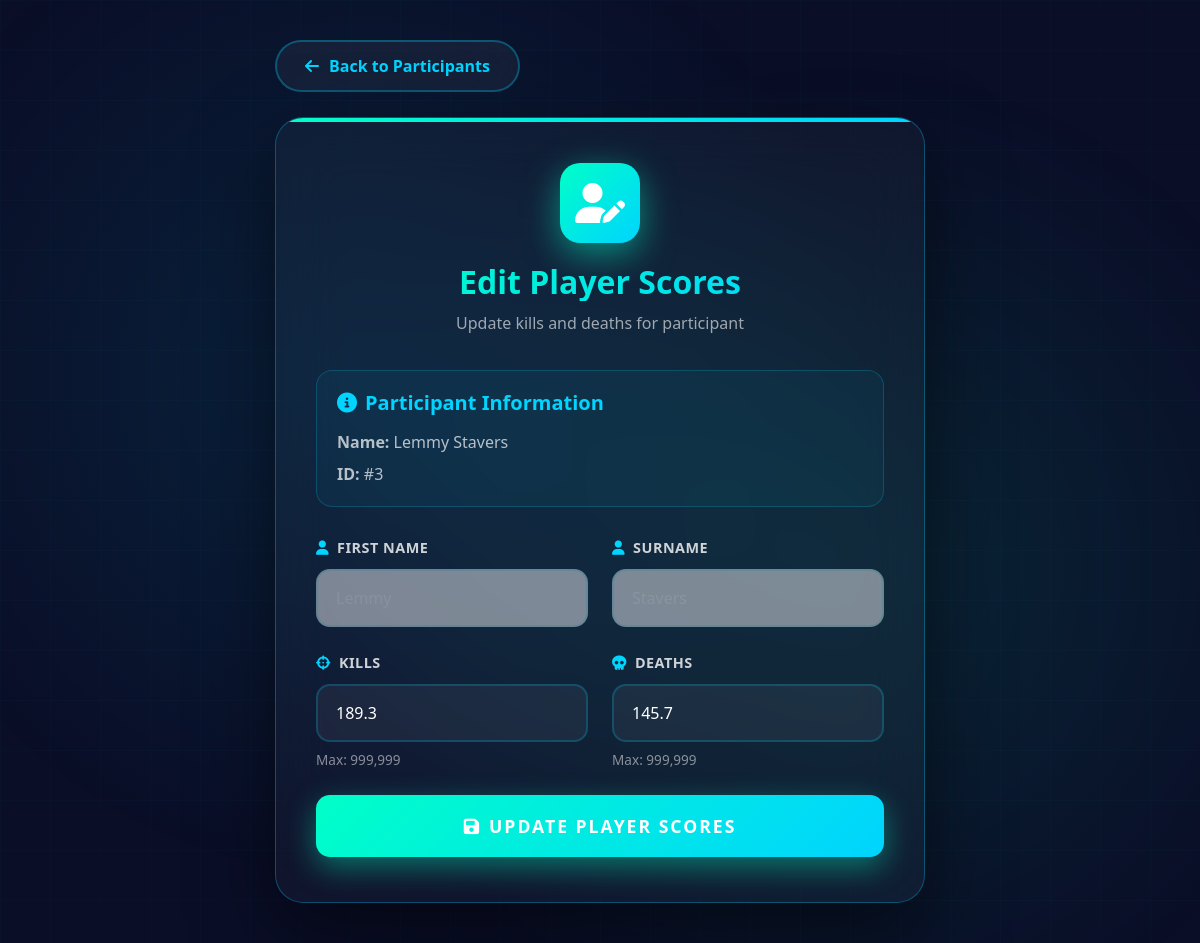
/edit_participant.php?id=3 (signed in), run on the app's committed database.
### tables this page shows
CREATE TABLE `participant` (
  `id` int(11) NOT NULL AUTO_INCREMENT,
  `firstname` varchar(50) NOT NULL,
  `surname` varchar(50) NOT NULL,
  `email` varchar(100) NOT NULL,
  `gamertag` varchar(50) DEFAULT NULL,
  `kills` float DEFAULT 0,
  `deaths` float DEFAULT 0,
  `assists` int(11) DEFAULT 0,
  `headshots` int(11) DEFAULT 0,
  `team_id` int(11) DEFAULT NULL,
  `rank` varchar(20) DEFAULT 'Unranked',
  `level` int(11) DEFAULT 1,
  `experience_points` int(11) DEFAULT 0,
  `profile_image` varchar(255) DEFAULT NULL,
  `country` varchar(50) DEFAULT 'UK',
  `date_of_birth` date DEFAULT NULL,
  `join_date` timestamp NOT NULL DEFAULT CURRENT_TIMESTAMP,
  `last_active` timestamp NULL DEFAULT NULL,
  `is_active` tinyint(1) DEFAULT 1,
  PRIMARY KEY (`id`),
  UNIQUE KEY `email` (`email`),
  UNIQUE KEY `gamertag` (`gamertag`),
  KEY `team_id` (`team_id`),
  KEY `idx_kills` (`kills`),
  KEY `idx_active` (`is_active`),
  CONSTRAINT `participant_ibfk_1` FOREIGN KEY (`team_id`) REFERENCES `team` (`id`) ON DELETE SET NULL ON UPDATE CASCADE
);

### edit_participant.php (the view, shortened to what this page needs)
<!DOCTYPE html>
<html lang="en">
<head>
    <link href="https://cdn.jsdelivr.net/npm/bootstrap@5.3.0/dist/css/bootstrap.min.css" rel="stylesheet">
    <link rel="stylesheet" href="https://cdnjs.cloudflare.com/ajax/libs/font-awesome/6.4.0/css/all.min.css">
</head>
<body>
    <div class="animated-bg"></div>
    <div class="grid-overlay"></div>
    <div class="edit-container">
        <a href="view_participants_edit_delete.php" class="btn-back">
            <i class="fas fa-arrow-left"></i>
            Back to Participants
        </a>
        <div class="edit-card">
            <?php
            include 'dbconnect.php';
            try {
                if($_SERVER['REQUEST_METHOD'] == 'POST') {
                    $conn = new PDO("mysql:host=$servername;dbname=$database", $username, $password);
                    $conn->setAttribute(PDO::ATTR_ERRMODE, PDO::ERRMODE_EXCEPTION);
                    $id = intval($_POST['id']);
                    $kills = floatval($_POST['kills']);
                    $deaths = floatval($_POST['deaths']);
                    if ($kills < 0 || $deaths < 0) {
                        throw new Exception("Kills and deaths must be non-negative numbers.");
                    }
                    if ($kills > 999999 || $deaths > 999999) {
                        throw new Exception("Kills and deaths cannot exceed 999,999.");
                    }
                    $sql = "UPDATE participant SET kills = :kills, deaths = :deaths WHERE id = :id";
                    $stmt = $conn->prepare($sql);
                    $stmt->bindParam(':kills', $kills);
                    $stmt->bindParam(':deaths', $deaths);
                    $stmt->bindParam(':id', $id);
                    $stmt->execute();
                    echo '<div class="success-message">
                            <i class="fas fa-check-circle"></i>
                            <div><strong>Success!</strong> Participant scores updated successfully.</div>
                          </div>';
                    $sql = "SELECT * FROM participant WHERE id = :id";
                    $stmt = $conn->prepare($sql);
                    $stmt->bindParam(':id', $id);
                    $stmt->execute();
                    $participant = $stmt->fetch(PDO::FETCH_ASSOC);
                } else {
                    $conn = new PDO("mysql:host=$servername;dbname=$database", $username, $password);
                    $conn->setAttribute(PDO::ATTR_ERRMODE, PDO::ERRMODE_EXCEPTION);
                    $id = intval($_GET['id']);
                    $sql = "SELECT * FROM participant WHERE id = :id";
                    $stmt = $conn->prepare($sql);
                    $stmt->bindParam(':id', $id);
                    $stmt->execute();
                    $participant = $stmt->fetch(PDO::FETCH_ASSOC);
                }
                $firstname = $participant['firstname'];
                $surname = $participant['surname'];
                $kills = $participant['kills'];
                $deaths = $participant['deaths'];
                $id = $participant['id'];
                ?>
                <div class="edit-header">
                    <div class="edit-icon">
                        <i class="fas fa-user-edit"></i>
                    </div>
                    <h2>Edit Player Scores</h2>
                    <p>Update kills and deaths for participant</p>
                </div>
                <div class="info-section">
                    <h5><i class="fas fa-info-circle me-2"></i>Participant Information</h5>
                    <p><strong>Name:</strong> <?php echo htmlspecialchars($firstname . ' ' . $surname); ?></p>
                    <p class="mb-0"><strong>ID:</strong> #<?php echo $id; ?></p>
                </div>
                <form action="edit_participant.php" method="POST">
                    <div class="row">
                        <div class="col-md-6">
                            <div class="form-group">
                                <label for="firstname" class="form-label">
                                    <i class="fas fa-user"></i>
                                    First Name
                                </label>
                                <input type="text" class="form-control" id="firstname" value="<?php echo htmlspecialchars($firstname); ?>" disabled>
                            </div>
                        </div>
                        <div class="col-md-6">
                            <div class="form-group">
                                <label for="surname" class="form-label">
                                    <i class="fas fa-user"></i>
                                    Surname
                                </label>
                                <input type="text" class="form-control" id="surname" value="<?php echo htmlspecialchars($surname); ?>" disabled>
                            </div>
                        </div>
                    </div>
                    <div class="row">
                        <div class="col-md-6">
                            <div class="form-group">
                                <label for="kills" class="form-label">
                                    <i class="fas fa-crosshairs"></i>
                                    Kills
                                </label>
                                <input type="number" class="form-control" id="kills" name="kills" value="<?php echo $kills; ?>" step="0.01" min="0" max="999999" required>
                                <small class="form-text">Max: 999,999</small>
                            </div>
                        </div>
                        <div class="col-md-6">
                            <div class="form-group">
                                <label for="deaths" class="form-label">
                                    <i class="fas fa-skull"></i>
                                    Deaths
                                </label>
                                <input type="number" class="form-control" id="deaths" name="deaths" value="<?php echo $deaths; ?>" step="0.01" min="0" max="999999" required>
                                <small class="form-text">Max: 999,999</small>
                            </div>
                        </div>
                    </div>
                    <button type="submit" class="btn-update">
                        <span><i class="fas fa-save me-2"></i>Update Player Scores</span>
                    </button>
                </form>
                <?php
            }
            catch(PDOException $e) {
                echo '<div class="alert alert-danger">
                        <i class="fas fa-exclamation-triangle me-2"></i>
                        Database Error: ' . $e->getMessage() . '
                      </div>';
            }
            catch(Exception $e) {
                echo '<div class="alert alert-danger">
                        <i class="fas fa-exclamation-triangle me-2"></i>
                        Error: ' . $e->getMessage() . '
                      </div>';
            }
            ?>
        </div>
    </div>
</body>
</html>

### edit_participant.php (style rules this page uses)
:root { --primary: #00d4ff; --secondary: #7b2ff7; --accent: #ff006e; --success: #00ffc8; --dark: #0a0e27; --light: #ffffff; --gradient-1: linear-gradient(135deg, #00d4ff 0%, #7b2ff7 100%); --gradient-3: linear-gradient(135deg, #00ffc8 0%, #00d4ff 100%); }
* { margin: 0; padding: 0; box-sizing: border-box; }
body { font-family: 'Segoe UI', system-ui, -apple-system, sans-serif; background: var(--dark); color: var(--light); min-height: 100vh; display: flex; align-items: center; justify-content: center; position: relative; padding: 40px 20px; }
.animated-bg { position: fixed; top: 0; left: 0; width: 100%; height: 100%; z-index: 0; background: radial-gradient(circle at 30% 40%, rgba(0, 212, 255, 0.1) 0%, transparent 50%), radial-gradient(circle at 70% 60%, rgba(0, 255, 200, 0.1) 0%, transparent 50%); }
.grid-overlay { position: fixed; top: 0; left: 0; width: 100%; height: 100%; background-image: linear-gradient(rgba(0, 212, 255, 0.02) 1px, transparent 1px), linear-gradient(90deg, rgba(0, 212, 255, 0.02) 1px, transparent 1px); background-size: 50px 50px; z-index: 0; }
.edit-container { position: relative; z-index: 10; max-width: 650px; width: 100%; animation: slideIn 0.6s ease-out; }
.btn-back { background: rgba(255, 255, 255, 0.05); backdrop-filter: blur(20px); border: 2px solid rgba(0, 212, 255, 0.3); color: var(--primary); padding: 12px 28px; border-radius: 50px; font-weight: 700; text-decoration: none; display: inline-flex; align-items: center; gap: 10px; transition: all 0.4s; margin-bottom: 25px; }
.edit-card { background: rgba(255, 255, 255, 0.03); backdrop-filter: blur(30px); border: 1px solid rgba(0, 212, 255, 0.3); border-radius: 28px; padding: 45px 40px; box-shadow: 0 30px 80px rgba(0, 0, 0, 0.5); position: relative; overflow: hidden; }
.edit-card::before { content: ''; position: absolute; top: 0; left: 0; width: 100%; height: 4px; background: var(--gradient-3); }
.edit-header { text-align: center; margin-bottom: 35px; }
.edit-icon { width: 80px; height: 80px; background: var(--gradient-3); border-radius: 20px; display: flex; align-items: center; justify-content: center; margin: 0 auto 20px; animation: icon-pulse 2s ease-in-out infinite; box-shadow: 0 10px 35px rgba(0, 255, 200, 0.5); }
.edit-icon i { font-size: 2.5rem; color: white; }
.edit-header h2 { font-size: 2rem; font-weight: 900; background: var(--gradient-3); -webkit-background-clip: text; -webkit-text-fill-color: transparent; background-clip: text; margin-bottom: 10px; }
.edit-header p { color: rgba(255, 255, 255, 0.6); }
.info-section { background: rgba(0, 212, 255, 0.05); border: 1px solid rgba(0, 212, 255, 0.2); border-radius: 16px; padding: 20px; margin-bottom: 30px; }
.info-section h5 { color: var(--primary); margin-bottom: 15px; font-weight: 700; }
.info-section p { color: rgba(255, 255, 255, 0.7); margin-bottom: 8px; }
.form-group { margin-bottom: 25px; }
.form-label { display: block; color: rgba(255, 255, 255, 0.8); font-weight: 600; margin-bottom: 10px; font-size: 0.9rem; text-transform: uppercase; letter-spacing: 0.5px; display: flex; align-items: center; gap: 8px; }
.form-label i { color: var(--primary); }
.form-control { width: 100%; padding: 15px 18px; background: rgba(255, 255, 255, 0.05); border: 2px solid rgba(0, 212, 255, 0.2); border-radius: 14px; color: var(--light); font-size: 1rem; transition: all 0.4s; }
.form-control:disabled { opacity: 0.5; cursor: not-allowed; }
.form-text { color: rgba(255, 255, 255, 0.5); font-size: 0.85rem; margin-top: 8px; display: block; }
.btn-update { width: 100%; padding: 18px; background: var(--gradient-3); border: none; border-radius: 14px; color: white; font-size: 1.1rem; font-weight: 700; text-transform: uppercase; letter-spacing: 2px; cursor: pointer; position: relative; overflow: hidden; transition: all 0.4s; box-shadow: 0 10px 30px rgba(0, 255, 200, 0.4); }
.btn-update::before { content: ''; position: absolute; top: 50%; left: 50%; width: 0; height: 0; background: rgba(255, 255, 255, 0.3); border-radius: 50%; transform: translate(-50%, -50%); transition: width 0.6s, height 0.6s; }
.btn-update span { position: relative; z-index: 1; }

### data on the page
participant: firstname+surname "Lemmy Stavers", id "3", firstname "Lemmy", surname "Stavers", kills "189.3", deaths "145.7"
